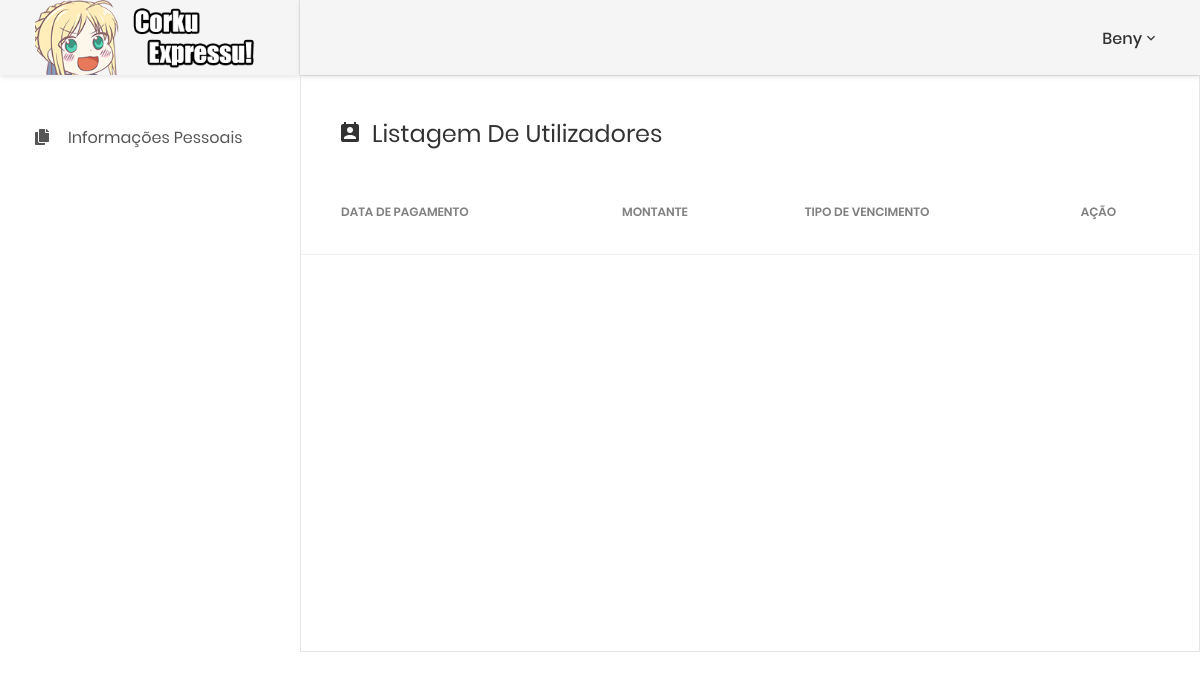
/platform.php?an=9 (signed in), run on an earlier commit of the app's database.
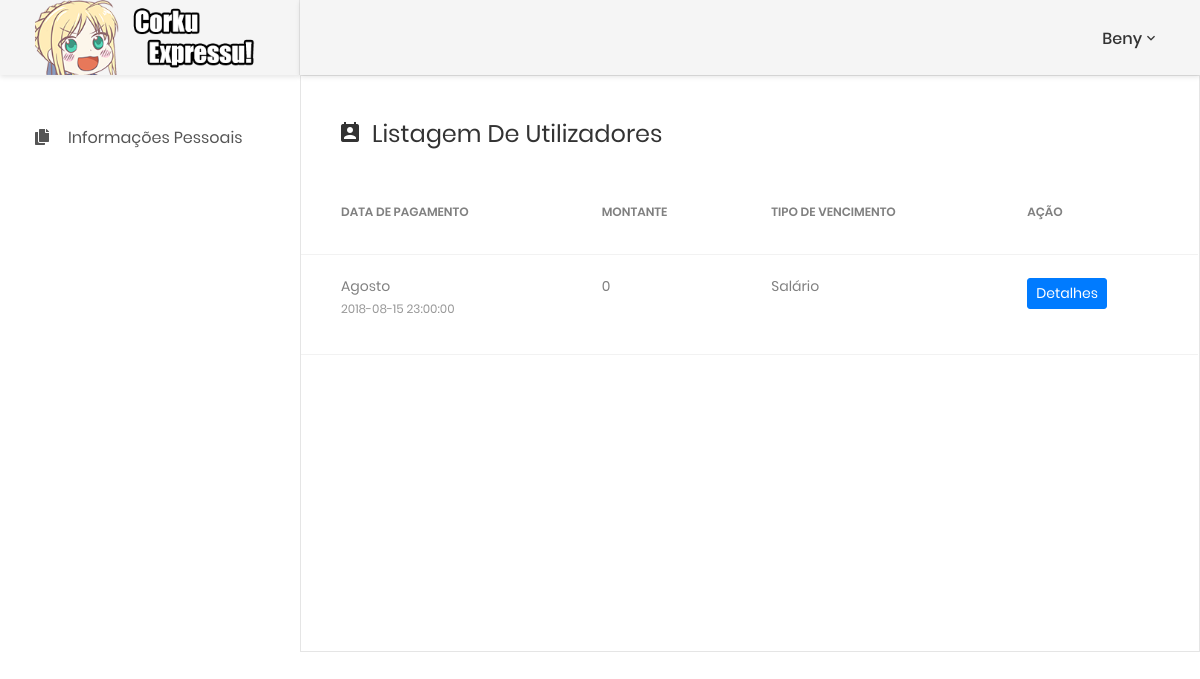
And on a later commit of the database.
### tables this page shows
CREATE TABLE `recibos` (
  `id` int(11) NOT NULL,
  `id_trabalhador` int(11) NOT NULL,
  `ss_mult` double NOT NULL,
  `ss_val` double NOT NULL,
  `irs_mult` double NOT NULL,
  `irs_val` double NOT NULL,
  `turno_nome` varchar(20) NOT NULL,
  `turno_mult` double NOT NULL,
  `isFerias` int(1) NOT NULL,
  `isSubNat` int(1) NOT NULL,
  `total` double NOT NULL,
  `data` timestamp NOT NULL DEFAULT CURRENT_TIMESTAMP ON UPDATE CURRENT_TIMESTAMP
);

CREATE TABLE `meses` (
  `id` int(11) NOT NULL,
  `mes` varchar(20) NOT NULL
);

### fragments/faturaslist.php (the view, shortened to what this page needs)
<div class="user-data m-b-30">
    <h3 class="title-3 m-b-30">
        <i class="zmdi zmdi-account-calendar"></i>Listagem de utilizadores</h3>
    <div class="table-responsive table-data">
        <table class="table">
            <thead>
                <tr>
                    <td>Data de pagamento</td>
                    <td>Montante</td>
                    <td>Tipo de Vencimento</td>
                    <td>Ação</td>
                </tr>
            </thead>
            <tbody>
              <?php
              include 'connections/conn.php';
                $users = mysqli_query($conn, "SELECT * from recibos where id_trabalhador = '$_SESSION[iduser]'");
                while($list = mysqli_fetch_array($users)){
                  echo
                  '<tr>
                      <td>
                          <div class="table-data__info">
                              <h6>';
                              $mes = mysqli_fetch_array(mysqli_query($conn, "SELECT mes from meses where id = MONTH('$list[data]')"));
                              echo ''.$mes["mes"].'</h6>
                              <span>
                                  <a href="#">'.$list["data"].'</a>
                              </span>
                          </div>
                      </td>
                      <td>
                          <div class="table-data__info">
                            <h6>'.$list["total"].'</h6>
                          </div>
                      </td>';
                      if($list["isFerias"]==1){
                        echo '<td>
                            <div class="table-data__info">
                                <h6> Subsidio de férias</h6>
                                </div>
                            </td>';
                      }elseif($list["isSubNat"]==1){
                        echo '<td>
                            <div class="table-data__info">
                                <h6> Subsidio de Natal</h6>
                                </div>
                            </td>';
                      }else{
                        echo '<td>
                            <div class="table-data__info">
                                <h6> Salário</h6>
                                </div>
                            </td>';
                      }
                      echo '<td>
                        <form method="post">
                          <button type="submit" class="btn btn-primary btn-sm" name="viewInfo" value ="'.$list["id"].'">Detalhes</button>
                        </form>
                      </td>
                      </tr>';
                }
              ?>
            </tbody>
        </table>
    </div>
</div>

### platform.php (shortened to what this page needs)
<!DOCTYPE html>
<html lang="en">
<head>
    <?php include 'connections/conn.php'; ?>
    <link href="css/font-face.css" rel="stylesheet" media="all">
    <link href="vendor/font-awesome-4.7/css/font-awesome.min.css" rel="stylesheet" media="all">
    <link href="vendor/font-awesome-5/css/fontawesome-all.min.css" rel="stylesheet" media="all">
    <link href="vendor/mdi-font/css/material-design-iconic-font.min.css" rel="stylesheet" media="all">
    <link href="vendor/bootstrap-4.1/bootstrap.min.css" rel="stylesheet" media="all">
    <link href="vendor/animsition/animsition.min.css" rel="stylesheet" media="all">
    <link href="vendor/bootstrap-progressbar/bootstrap-progressbar-3.3.4.min.css" rel="stylesheet" media="all">
    <link href="vendor/wow/animate.css" rel="stylesheet" media="all">
    <link href="vendor/css-hamburgers/hamburgers.min.css" rel="stylesheet" media="all">
    <link href="vendor/slick/slick.css" rel="stylesheet" media="all">
    <link href="vendor/select2/select2.min.css" rel="stylesheet" media="all">
    <link href="vendor/perfect-scrollbar/perfect-scrollbar.css" rel="stylesheet" media="all">
    <link href="css/theme.css" rel="stylesheet" media="all">
</head>
<body class="animsition">
    <div class="page-wrapper">
        <aside class="menu-sidebar d-none d-lg-block">
            <div class="logo">
                <a href="#">
                    <img src="images/icon/placeholder2.png" alt="A imagem não funciona" />
                </a>
            </div>
            <div class="menu-sidebar__content js-scrollbar1">
                <nav class="navbar-sidebar">
                    <ul class="list-unstyled navbar__list">
                        <li>
                            <a class="js-arrow" href="#">
                                <i class="fas fa-copy"></i>Informações Pessoais</a>
                        </li>
                    </ul>
                </nav>
            </div>
        </aside>
        <div class="page-container">
            <header class="header-desktop">
                <div class="section__content section__content--p30">
                    <div class="container-fluid">
                        <div class="header-wrap">
                            <div class="header-button">
                                <div class="account-wrap">
                                    <div class="account-item clearfix js-item-menu">
                                        <div class="content">
                                            <a class="js-acc-btn" href="#"><?php echo $_SESSION['nome']; ?></a>
                                        </div>
                                </div>
                            </div>
                        </div>
                    </div>
                </div>
            </header>
            <div class="main-content">
              <?php
              @$an = $_REQUEST["an"];
              switch ($an) {
                              case '9':
                                include 'fragments\faturaslist.php';
                                break;
              }
               ?>
            </div>
        </div>
    </div>
</body>
</html>

What changed in the data, as far as the page shows it:
added recibos: meses.mes "Agosto", data "2018-08-15 23:00:00", total "0", isFerias "Salário", $list["id"] 8 (drawn)
